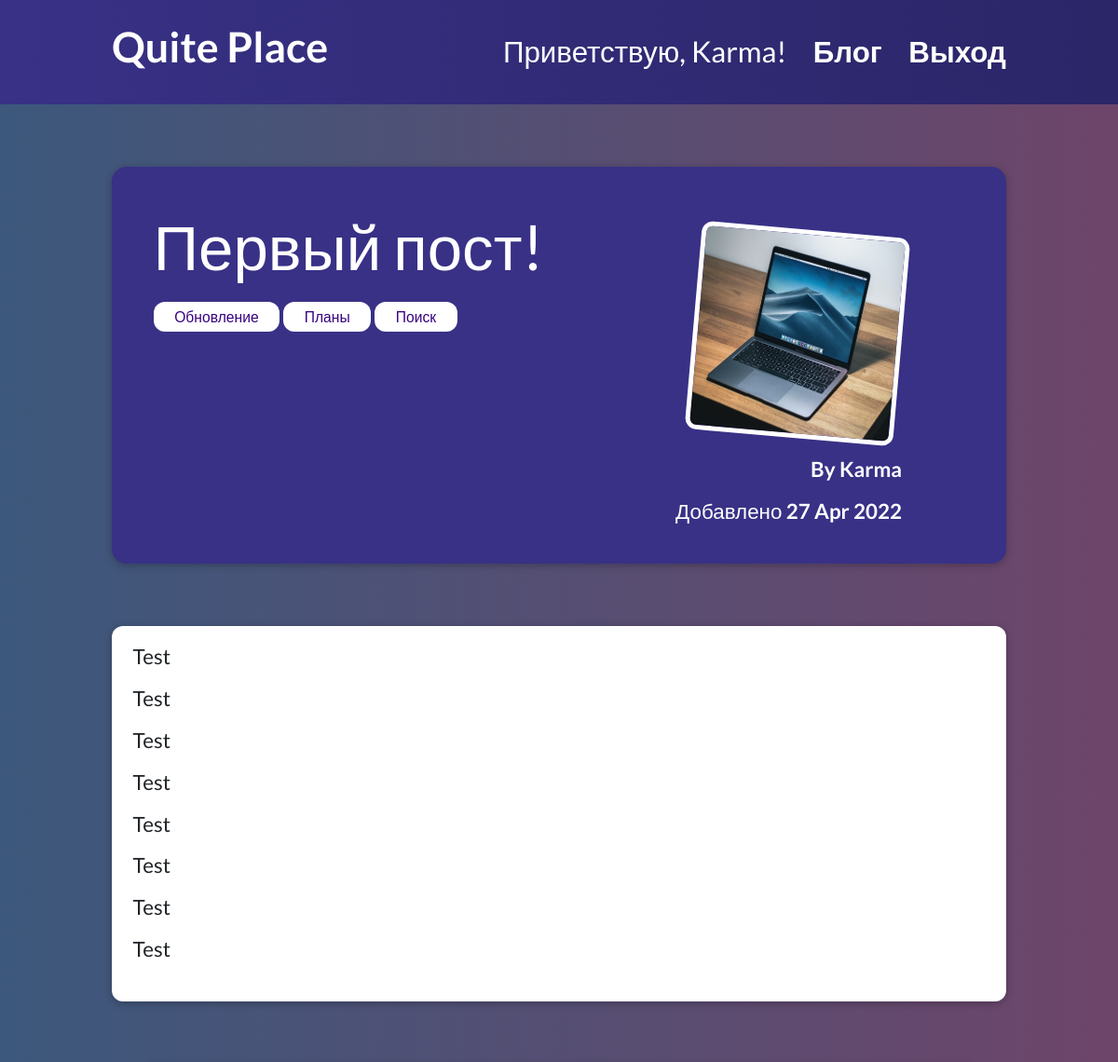
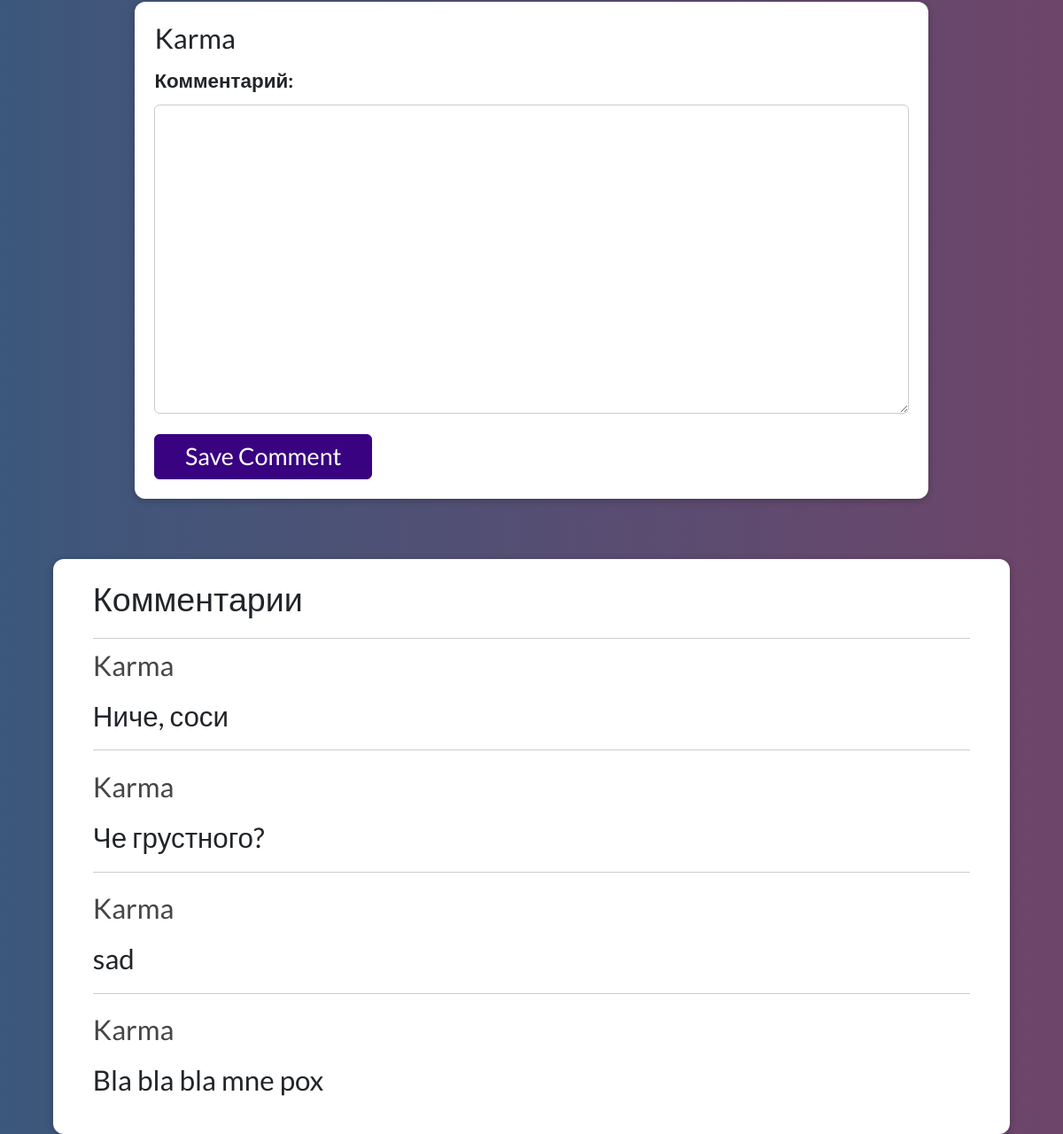
Page /blog/first-post (signed in) on the committed database (2 pictures, top to bottom).
### blog/models.py (models this page shows, shortened)
class Post(models.Model):
  title = models.CharField(max_length=100)
  excerpt = models.CharField(max_length=150)
  image = models.ImageField(upload_to='posts', null=True)
  date = models.DateTimeField(auto_now_add=True)
  slug = models.SlugField(unique=True, db_index=True)
  content = models.TextField()
  author = models.ForeignKey(
    Author, on_delete=models.SET_NULL, null=True, related_name='posts')
  tags = models.ManyToManyField(Tag)

class Tag(models.Model):
  caption = models.CharField(max_length=20)

class Author(models.Model):
  username = models.CharField(max_length=100)
  def __str__(self):
    return self.username

class Comment(models.Model):
  user = models.ForeignKey(
    User, on_delete=models.CASCADE, null=True, related_name="comments")
  text = models.TextField(max_length=400)
  post = models.ForeignKey(
    Post, on_delete=models.CASCADE, related_name='comments')

### blog/views.py (the view, shortened to what this page needs)
# urls.py: path('<slug:slug>', views.DetailBlogPage.as_view(), name='detail-blog-page'),
class DetailBlogPage(View):
  def get(self, request, slug):
    post = Post.objects.get(slug=slug)
    return render(request, 'blog/detail_post.html', {
      'post': post,
      'post_tags': post.tags.all(),
      'comment_form': CommentForm(),
      'comments': Comment.objects.all().order_by('-id')
    })

### blog/forms.py
class CommentForm(forms.ModelForm):
  class Meta:
    model = Comment
    exclude = ['user', 'post']
    labels = {
      'text': 'Комментарий'
    }

### blog/templates/blog/detail_post.html (shortened to what this page needs)
{% extends 'base.html' %}
{% load static %}
{% block css_style %}
  <link rel="stylesheet" href="{% static 'blog/detail_post.css' %}">
{% endblock  %}
{% block content %}
  <section id="summary">
    <h2>{{ post.title }}</h2>
    <div>
      {% for tag in post_tags %}
        <span class="tag">{{ tag.caption }}</span>
      {% endfor %}
    </div>
    <article>
      <img src="{{ post.image.url }}" alt="{{ post.title }}">
      <address>By {{ post.author }}</address>
      <div>
        Добавлено <time>{{ post.date|date:'d M Y' }}</time>
      </div>
    </article>
  </section>
  <main>
    {{ post.content|linebreaks }}
  </main>
  {% if user.is_authenticated %}
    <section id="comment-form">
      <h1>{{ user }}</h1>
      <form action="{% url 'detail-blog-page' post.slug %}" method="POST">
        {% for form_field in comment_form %}
          <div class="form-control {% if form_field.errors %}invalid{% endif %}">
            {{ form_field.label_tag }}
            {{ form_field }}
          </div>
        {% endfor %}
        <button>Save Comment</button>
      </form>
    </section>
  {% else %}
    {% comment %} TODO Some form that tells you need to auth in order to post comments  {% endcomment %}
  {% endif %}
  <section id="comments">
    <h1>Комментарии</h1>
    <ul>
      {% for comment in comments %}
        <li>
          <h2>{{ comment.user }}</h2>
          <p>{{ comment.text|linebreaks }}</p>
        </li>
      {% endfor %}
    </ul>
  </section>
{% endblock %}

### templates/base.html (shortened to what this page needs)
{% load static %}
<!DOCTYPE html>
<html lang="ru">
<head>
  <link href="https://cdn.jsdelivr.net/npm/bootstrap@5.1.3/dist/css/bootstrap.min.css" rel="stylesheet">
  <link rel="stylesheet" href="{% static 'app.css' %}">
  {% block css_style %}{% endblock  %}
</head>
<body>
  <header id="main-navigation">
    <h1><a href="{% url 'main-page' %}">Quite Place</a></h1>
    <nav>
      {% if user.is_authenticated %}
        <span class='welcome-user'>Приветствую, {{ user.username }}!</span>
        <a href="{% url 'blog-page' %}">Блог</a>
        <a href="{% url 'logout-page' %}">Выход</a>
      {% else %}
        <a href="{% url 'blog-page' %}">Блог</a>
        <a href="{% url 'login-page' %}">Логин</a>
        <a href="{% url 'registration-page' %}">Регистрация</a>
      {% endif %}
    </nav>
  </header>
  {% block content %}
  {% endblock  %}
</body>
</html>

### static/app.css (style rules this page uses)
* { padding: 0; margin: 0; border: 0; }
*, *:before, *:after { -moz-box-sizing: border-box; -webkit-box-sizing: border-box; box-sizing: border-box; }
nav, footer, header, aside { display: block; }
html, body { height: 100%; width: 100%; font-size: 100%; line-height: 1; font-size: 1.4rem; -ms-text-size-adjust: 100%; -moz-text-size-adjust: 100%; -webkit-text-size-adjust: 100%; }
input, button, textarea { font-family: inherit; }
button { cursor: pointer; }
a, a:visited { text-decoration: none; }
ul li { list-style: none; }
img { vertical-align: top; }
h1, h2, h3, h4, h5, h6 { font-size: inherit; font-weight: 400; }
body { background: linear-gradient( 90deg, #3c587c 0%, #6e456a 100% ); font-family: 'Lato', sans-serif; }
#main-navigation { background: linear-gradient( 90deg, #383186 0%, #2b2668 100% ); width: 100%; height: 5rem; display: flex; justify-content: space-between; align-items: center; padding: 0 10%; position: absolute; top: 0; left: 0; }
#main-navigation h1 { font-size: 2rem; }
#main-navigation a { text-decoration: none; color: white; font-weight: bold; }
#main-navigation nav a { margin-left: 1rem; }
#main-navigation .welcome-user { color: white; }

### blog/static/blog/detail_post.css (style rules this page uses)
#summary { margin: 8rem auto 3rem auto; padding: 2rem; width: 80%; max-width: 90rem; border-radius: 16px; background-color: #383186; position: relative; box-shadow: 0 2px 8px rgba(0, 0, 0, 0.25); height: 19rem; }
#summary h2 { color: white; font-size: 3rem; margin-bottom: 1rem; }
#summary article { position: absolute; top: 2rem; right: 3rem; padding: 1rem 2rem; border-radius: 12px; text-align: right; color: white; }
#summary article img { width: 10rem; height: 10rem; border-radius: 12px; transform: rotateZ(5deg); border: 5px solid white; margin-bottom: 1rem; }
#summary address { font-weight: bold; font-size: 1rem; }
#summary div { font-size: 1rem; }
#summary time { font-weight: bold; font-size: 1rem; }
main { width: 80%; max-width: 90rem; margin: 3rem auto; background-color: white; padding: 1rem; border-radius: 12px; box-shadow: 0 2px 8px rgba(0, 0, 0, 0.25); font-size: 1rem; }
.tag { background-color: white; color: #390281; padding: 0.3rem 1rem; border-radius: 12px; font-size: 0.7rem; }
#comment-form { margin: 3rem auto; width: 90%; max-width: 40rem; border-radius: 12px; background-color: white; box-shadow: 0 2px 8px rgba(0, 0, 0, 0.25); padding: 1rem; }
#comment-form button { font: inherit; background-color: #390281; color: white; border: 1px solid #390281; padding: 0.5rem 1.5rem; border-radius: 6px; cursor: pointer; font-size: 1.2rem; }
.form-control { margin-bottom: 1rem; border: none; padding: 0; }
.form-control label { font-weight: bold; margin-bottom: 0.5rem; display: block; }
.form-control textarea { display: block; width: 100%; font: inherit; padding: 0.25rem; border-radius: 6px; border: 1px solid #ccc; font-size: 1rem; }
#comments { margin: 3rem auto; width: 90%; max-width: 60rem; border-radius: 12px; background-color: white; box-shadow: 0 2px 8px rgba(0, 0, 0, 0.25); padding: 1rem 2rem; }
#comments ul { list-style: none; margin: 0; padding: 0; }
#comments li { margin-bottom: 1rem; border-bottom: 1px solid #ccc; }
#comments li:last-of-type { border-bottom: none; }
#comments h1 { padding-bottom: 1rem; font-size: larger; border-bottom: 1px solid #ccc; }
#comments h2 { color: #464646; }
#comments p { margin-top: 1rem; }

### rows in the picture
Post: title "Первый пост!", image (picture), author "Karma", date "27 Apr 2022", content "Test Test Test Test Test Test Test Test"
Tag: caption "Обновление"
Tag: caption "Планы"
Tag: caption "Поиск"
Comment: user "Karma", text "Ниче, соси"
Comment: user "Karma", text "Че грустного?"
Comment: user "Karma", text "sad"
Comment: user "Karma", text "Bla bla bla mne pox"

### other values in the picture
{{ user.username }} "Karma"
{{ user }} "Karma"
